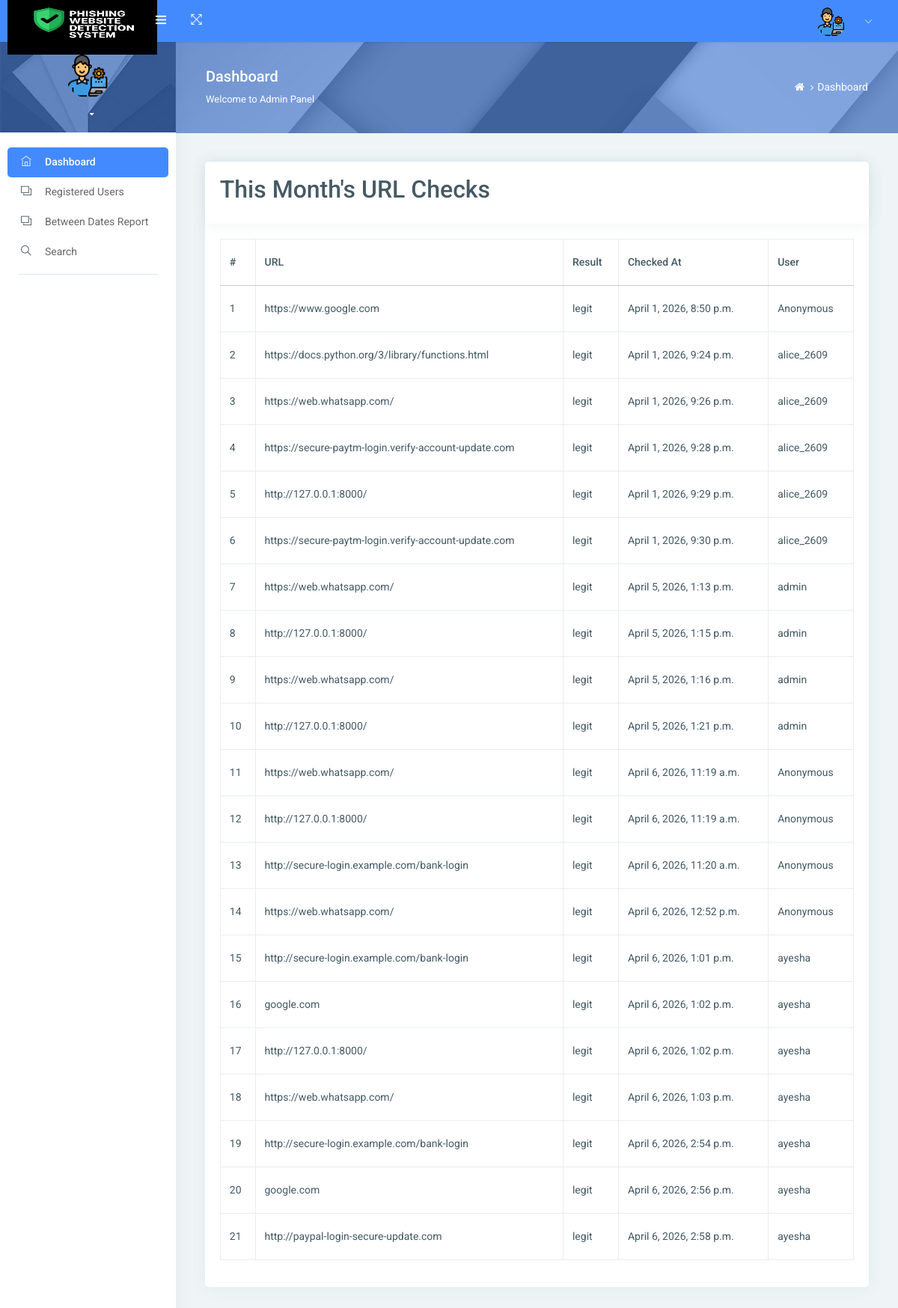
The app's page /checks/month/ with its own data.
### detector/models.py (models this page shows, shortened)
class URLCheck(models.Model):
    RESULT_CHOICES = (('legit', 'Legitimate'), ('phish', 'Phishing'))
    user = models.ForeignKey(CustomUser, null=True, blank=True, on_delete=models.SET_NULL)
    url = models.TextField()
    score = models.FloatField(default=0.0)
    result = models.CharField(max_length=10, choices=RESULT_CHOICES)
    created_at = models.DateTimeField(auto_now_add=True)

class CustomUser(AbstractUser):
    USER_TYPES = (
        ('1', 'admin'),
        ('2', 'regusers'),
    )
    user_type = models.CharField(choices=USER_TYPES, max_length=10, default='1')

### phishguard/views.py (the view)
# urls.py: path('checks/month/', views.month_checks, name='month_checks'),
def month_checks(request):
    today = now().date()
    checks = URLCheck.objects.filter(created_at__month=today.month)
    return render(request, "month_checks.html", {"checks": checks})

### templates/month_checks.html
{% extends "base.html" %}
{% block content %}
<div class="page-body">
                                        <div class="row">
                                            <div class="col-md-12">
                                                <div class="card"> <div class="card-header">
                                                      <h2>This Month's URL Checks</h2>
                                                    </div>
<div class="card-block">
    <table class="table table-bordered">
        <thead>
            <tr>
                <th>#</th>
                <th>URL</th>
                <th>Result</th>
                <th>Checked At</th>
                <th>User</th>
            </tr>
        </thead>
        <tbody>
            {% for check in checks %}
            <tr>
                <td>{{ forloop.counter }}</td>
                <td>{{ check.url }}</td>
                <td>{{ check.result }}</td>
                <td>{{ check.created_at }}</td>
                <td>{{ check.user.username|default:"Anonymous" }}</td>
            </tr>
            {% empty %}
            <tr>
                <td colspan="5" class="text-center">No checks done this month.</td>
            </tr>
            {% endfor %}
        </tbody>
    </table>
</div>
</div>
</div>
</div>
{% endblock %}

### records on screen
URLCheck: url "https://www.google.com", result "legit", created_at "April 1, 2026, 8:50 p.m.", user.username "Anonymous"
URLCheck: url "https://docs.python.org/3/library/functions.html", result "legit", created_at "April 1, 2026, 9:24 p.m.", user.username "alice_2609"
URLCheck: url "https://web.whatsapp.com/", result "legit", created_at "April 1, 2026, 9:26 p.m.", user.username "alice_2609"
URLCheck: url "https://secure-paytm-login.verify-account-update.com", result "legit", created_at "April 1, 2026, 9:28 p.m.", user.username "alice_2609"
URLCheck: url "http://127.0.0.1:8000/", result "legit", created_at "April 1, 2026, 9:29 p.m.", user.username "alice_2609"
URLCheck: url "https://secure-paytm-login.verify-account-update.com", result "legit", created_at "April 1, 2026, 9:30 p.m.", user.username "alice_2609"
URLCheck: url "https://web.whatsapp.com/", result "legit", created_at "April 5, 2026, 1:13 p.m.", user.username "admin"
URLCheck: url "http://127.0.0.1:8000/", result "legit", created_at "April 5, 2026, 1:15 p.m.", user.username "admin"
URLCheck: url "https://web.whatsapp.com/", result "legit", created_at "April 5, 2026, 1:16 p.m.", user.username "admin"
URLCheck: url "http://127.0.0.1:8000/", result "legit", created_at "April 5, 2026, 1:21 p.m.", user.username "admin"
URLCheck: url "https://web.whatsapp.com/", result "legit", created_at "April 6, 2026, 11:19 a.m.", user.username "Anonymous"
URLCheck: url "http://127.0.0.1:8000/", result "legit", created_at "April 6, 2026, 11:19 a.m.", user.username "Anonymous"
URLCheck: url "http://secure-login.example.com/bank-login", result "legit", created_at "April 6, 2026, 11:20 a.m.", user.username "Anonymous"
URLCheck: url "https://web.whatsapp.com/", result "legit", created_at "April 6, 2026, 12:52 p.m.", user.username "Anonymous"
URLCheck: url "http://secure-login.example.com/bank-login", result "legit", created_at "April 6, 2026, 1:01 p.m.", user.username "ayesha"
URLCheck: url "google.com", result "legit", created_at "April 6, 2026, 1:02 p.m.", user.username "ayesha"
URLCheck: url "http://127.0.0.1:8000/", result "legit", created_at "April 6, 2026, 1:02 p.m.", user.username "ayesha"
URLCheck: url "https://web.whatsapp.com/", result "legit", created_at "April 6, 2026, 1:03 p.m.", user.username "ayesha"
URLCheck: url "http://secure-login.example.com/bank-login", result "legit", created_at "April 6, 2026, 2:54 p.m.", user.username "ayesha"
URLCheck: url "google.com", result "legit", created_at "April 6, 2026, 2:56 p.m.", user.username "ayesha"
URLCheck: url "http://paypal-login-secure-update.com", result "legit", created_at "April 6, 2026, 2:58 p.m.", user.username "ayesha"
